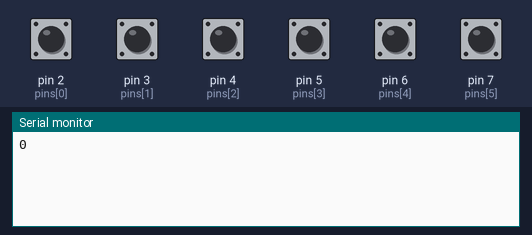
Simulated run of this sketch. Board: Arduino Uno, built with avr-gcc and run on an emulated ATmega328P. On the bench: the last lines printed to the serial monitor. The inputs (shaded band) are chosen by the test bench; at power-on: pin 2 (pins[0]), pin 3 (pins[1]), pin 4 (pins[2]), pin 5 (pins[3]), pin 6 (pins[4]), pin 7 (pins[5]) HIGH.

Above: at 1.2 s.
1.3 s: pin 2 (pins[0]) pulled LOW for 0.15 s
At 2.6 s:
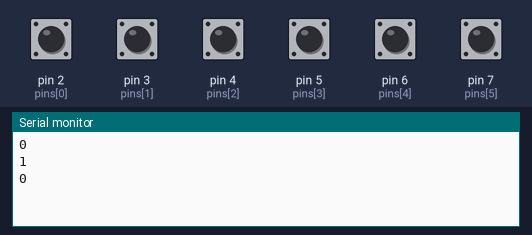
2.9 s: pin 3 (pins[1]) pulled LOW for 0.15 s
At 4.0 s:
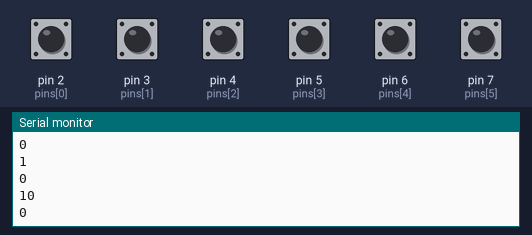
4.5 s: pin 4 (pins[2]) pulled LOW for 0.15 s
At 5.3 s:
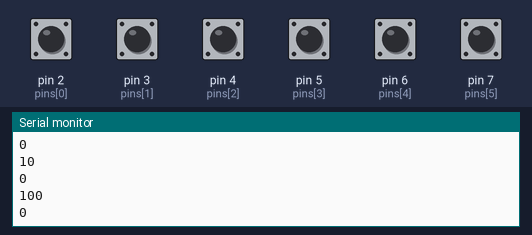
6.1 s: pin 5 (pins[3]) pulled LOW for 0.15 s
At 6.7 s:
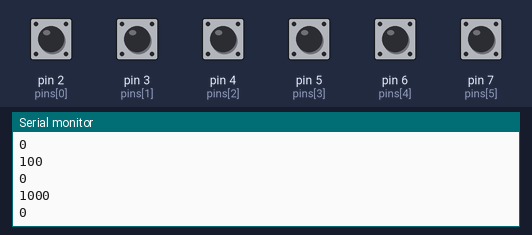
7.7 s: pin 6 (pins[4]) pulled LOW for 0.15 s
At 9.0 s:
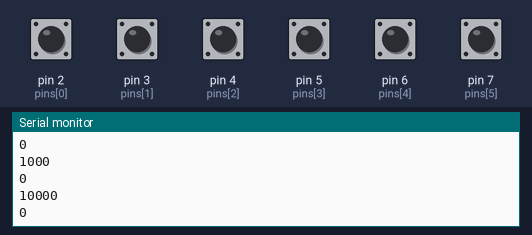
9.3 s: pin 7 (pins[5]) pulled LOW for 0.15 s
At 10.5 s:
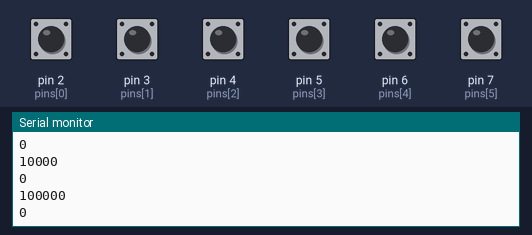
Timing chart, 0 to 11.9 s (numbered marks = the images above; inputs shaded):
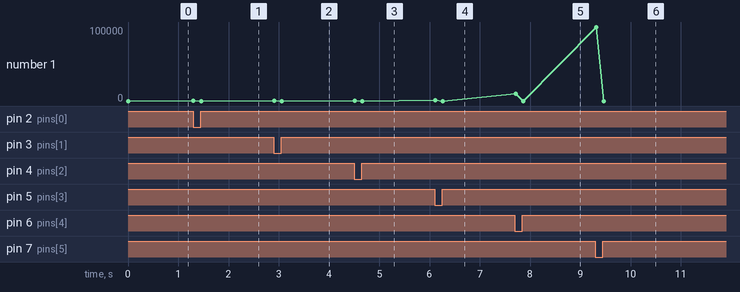

Measured:
- after the input at 1.3 s, the serial monitor: prints a new line at once (image 1)
- after the input at 2.9 s, the serial monitor: prints a new line at once (image 2)
- after the input at 4.5 s, the serial monitor: prints a new line at once (image 3)
- after the input at 6.1 s, the serial monitor: prints a new line at once (image 4)
- after the input at 7.7 s, the serial monitor: prints a new line at once (image 5)
- after the input at 9.3 s, the serial monitor: prints a new line at once (image 6)

The sketch:

braille04.ino
```cpp
const byte pinCount = 6;
const byte pins[pinCount] = {2, 3, 4, 5, 6, 7};
boolean states[pinCount];
unsigned long result;
unsigned long lastResult = 999999; // заведомо невозможное значение

void setup() {
  Serial.begin(9600);
  for (byte i = 0; i < pinCount; i++) {
    // INPUT_PULLUP: встроенная подтяжка к +5В — пин не "плавает"
    // когда геркон разомкнут → HIGH (1), замкнут → LOW (0)
    pinMode(pins[i], INPUT_PULLUP);
  }
}

void loop() {
  result = 0;
  unsigned long multiplier = 1;

  for (byte i = 0; i < pinCount; i++) {
    // INPUT_PULLUP инвертирует логику: LOW = нажато = 1
    states[i] = digitalRead(pins[i]) == LOW;
    result += states[i] * multiplier;
    multiplier *= 10;
  }

  // Отправляем только при изменении — не спамим порт
  if (result != lastResult) {
    Serial.println(result);
    lastResult = result;
  }

  delay(50); // 50 мс — быстрый отклик, без дребезга
}
```
